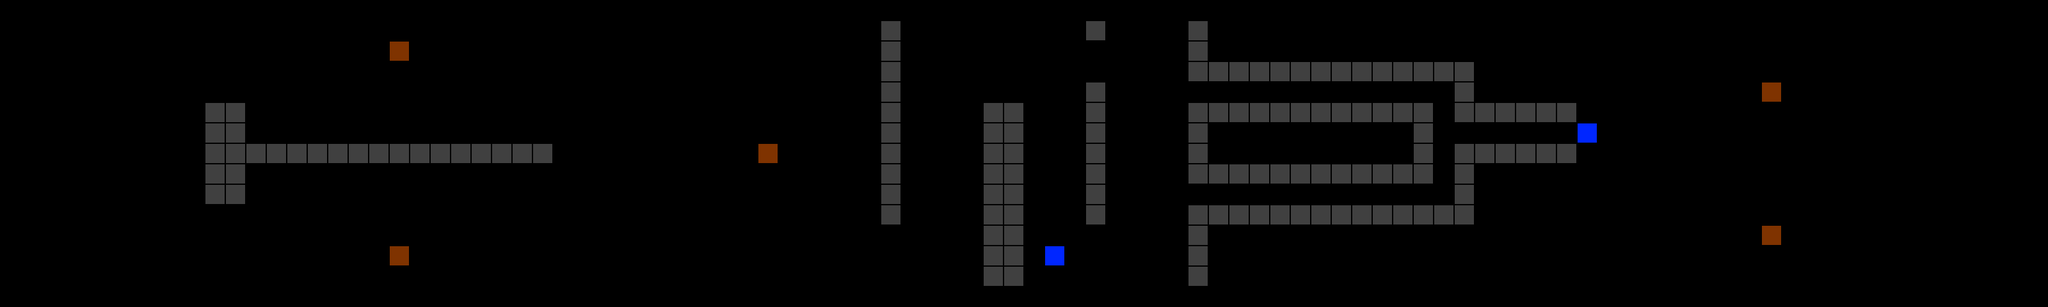

A level layout from a 2D game, rendered from its tile map. Below: a short description, then the map file with tile-grid data replaced by summaries:
An orthogonal 100x15 tile map with 32x32 px tiles, 1 tile layer (Tile Layer 1).

<map version="1.0" orientation="orthogonal" renderorder="right-down" width="100" height="15" tilewidth="32" tileheight="32" nextobjectid="1">
 <tileset firstgid="1" name="Spritesheet" tilewidth="32" tileheight="32" tilecount="100">
  <image source="../res/spritesheet.png" trans="ff00e1" width="320" height="320" />
 </tileset>
 <layer name="Tile Layer 1" width="100" height="15">
  <data>[1500 cells, 161 non-empty, 10 distinct tile ids]</data>
 </layer>
</map>